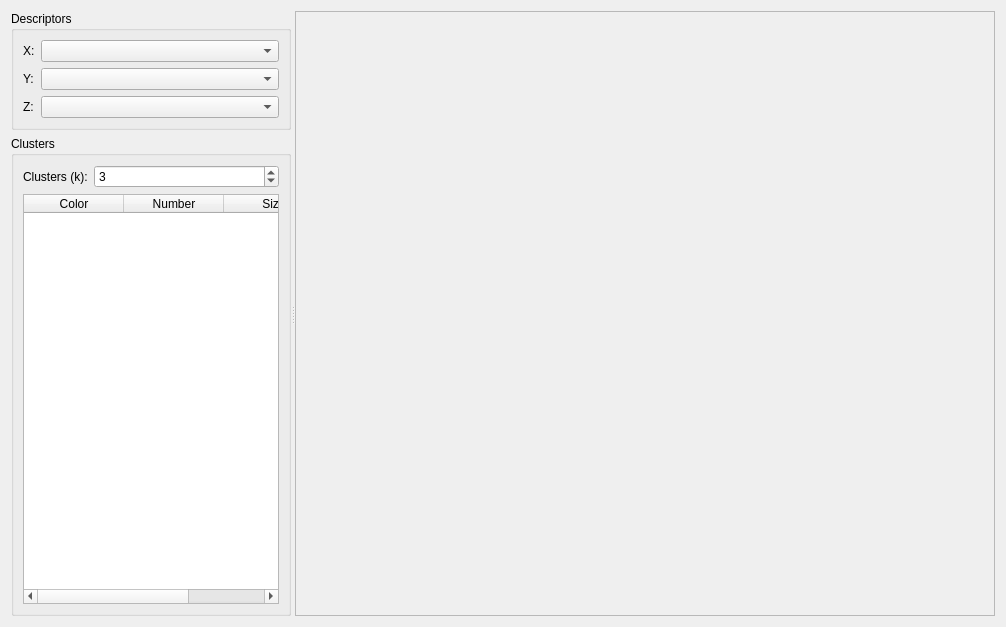
<?xml version="1.0" encoding="UTF-8"?>
<ui version="4.0">
 <class>KMeansClusteringDialog</class>
 <widget class="ChemData::AbstractClusteringWidget" name="KMeansClusteringDialog">
  <property name="geometry">
   <rect>
    <x>0</x>
    <y>0</y>
    <width>995</width>
    <height>627</height>
   </rect>
  </property>
  <property name="windowTitle">
   <string>K-Means Clustering</string>
  </property>
  <layout class="QHBoxLayout" name="horizontalLayout">
   <item>
    <widget class="QSplitter" name="splitter">
     <property name="orientation">
      <enum>Qt::Horizontal</enum>
     </property>
     <widget class="QWidget" name="layoutWidget">
      <layout class="QVBoxLayout" name="verticalLayout_2">
       <item>
        <widget class="QGroupBox" name="descriptorsGroupBox">
         <property name="sizePolicy">
          <sizepolicy hsizetype="MinimumExpanding" vsizetype="Maximum">
           <horstretch>0</horstretch>
           <verstretch>0</verstretch>
          </sizepolicy>
         </property>
         <property name="title">
          <string>Descriptors</string>
         </property>
         <layout class="QGridLayout" name="gridLayout">
          <item row="0" column="0">
           <widget class="QLabel" name="xLabel">
            <property name="sizePolicy">
             <sizepolicy hsizetype="Maximum" vsizetype="Preferred">
              <horstretch>0</horstretch>
              <verstretch>0</verstretch>
             </sizepolicy>
            </property>
            <property name="text">
             <string>X:</string>
            </property>
           </widget>
          </item>
          <item row="0" column="1">
           <widget class="QComboBox" name="xDescriptorComboBox"/>
          </item>
          <item row="1" column="0">
           <widget class="QLabel" name="yLabel">
            <property name="text">
             <string>Y:</string>
            </property>
           </widget>
          </item>
          <item row="1" column="1">
           <widget class="QComboBox" name="yDescriptorComboBox"/>
          </item>
          <item row="2" column="0">
           <widget class="QLabel" name="zLabel">
            <property name="text">
             <string>Z:</string>
            </property>
           </widget>
          </item>
          <item row="2" column="1">
           <widget class="QComboBox" name="zDescriptorComboBox"/>
          </item>
         </layout>
        </widget>
       </item>
       <item>
        <widget class="QGroupBox" name="clustersGroupBox">
         <property name="sizePolicy">
          <sizepolicy hsizetype="MinimumExpanding" vsizetype="Preferred">
           <horstretch>0</horstretch>
           <verstretch>0</verstretch>
          </sizepolicy>
         </property>
         <property name="title">
          <string>Clusters</string>
         </property>
         <layout class="QVBoxLayout" name="verticalLayout">
          <item>
           <layout class="QHBoxLayout" name="horizontalLayout_2">
            <item>
             <widget class="QLabel" name="clustersLabel">
              <property name="text">
               <string>Clusters (k):</string>
              </property>
             </widget>
            </item>
            <item>
             <widget class="QSpinBox" name="kValueSpinBox">
              <property name="sizePolicy">
               <sizepolicy hsizetype="MinimumExpanding" vsizetype="Fixed">
                <horstretch>0</horstretch>
                <verstretch>0</verstretch>
               </sizepolicy>
              </property>
              <property name="minimum">
               <number>1</number>
              </property>
              <property name="maximum">
               <number>100</number>
              </property>
              <property name="value">
               <number>3</number>
              </property>
             </widget>
            </item>
           </layout>
          </item>
          <item>
           <widget class="QTableWidget" name="clusterTableWidget">
            <property name="editTriggers">
             <set>QAbstractItemView::NoEditTriggers</set>
            </property>
            <property name="alternatingRowColors">
             <bool>true</bool>
            </property>
            <property name="selectionBehavior">
             <enum>QAbstractItemView::SelectRows</enum>
            </property>
            <property name="sortingEnabled">
             <bool>true</bool>
            </property>
            <attribute name="horizontalHeaderShowSortIndicator" stdset="0">
             <bool>true</bool>
            </attribute>
            <attribute name="horizontalHeaderStretchLastSection">
             <bool>true</bool>
            </attribute>
            <attribute name="verticalHeaderVisible">
             <bool>false</bool>
            </attribute>
            <column>
             <property name="text">
              <string>Color</string>
             </property>
            </column>
            <column>
             <property name="text">
              <string>Number</string>
             </property>
            </column>
            <column>
             <property name="text">
              <string>Size</string>
             </property>
            </column>
           </widget>
          </item>
         </layout>
        </widget>
       </item>
      </layout>
     </widget>
     <widget class="QFrame" name="viewFrame">
      <property name="sizePolicy">
       <sizepolicy hsizetype="Expanding" vsizetype="Preferred">
        <horstretch>0</horstretch>
        <verstretch>0</verstretch>
       </sizepolicy>
      </property>
      <property name="minimumSize">
       <size>
        <width>700</width>
        <height>0</height>
       </size>
      </property>
      <property name="frameShape">
       <enum>QFrame::StyledPanel</enum>
      </property>
      <property name="frameShadow">
       <enum>QFrame::Raised</enum>
      </property>
      <layout class="QVBoxLayout" name="verticalLayout_3">
       <item>
        <layout class="QVBoxLayout" name="viewFrameLayout"/>
       </item>
      </layout>
     </widget>
    </widget>
   </item>
  </layout>
 </widget>
 <customwidgets>
  <customwidget>
   <class>ChemData::AbstractClusteringWidget</class>
   <extends>QWidget</extends>
   <header location="global">chemdata/gui/abstractclusteringwidget.h</header>
   <container>1</container>
  </customwidget>
 </customwidgets>
 <resources/>
 <connections/>
</ui>
